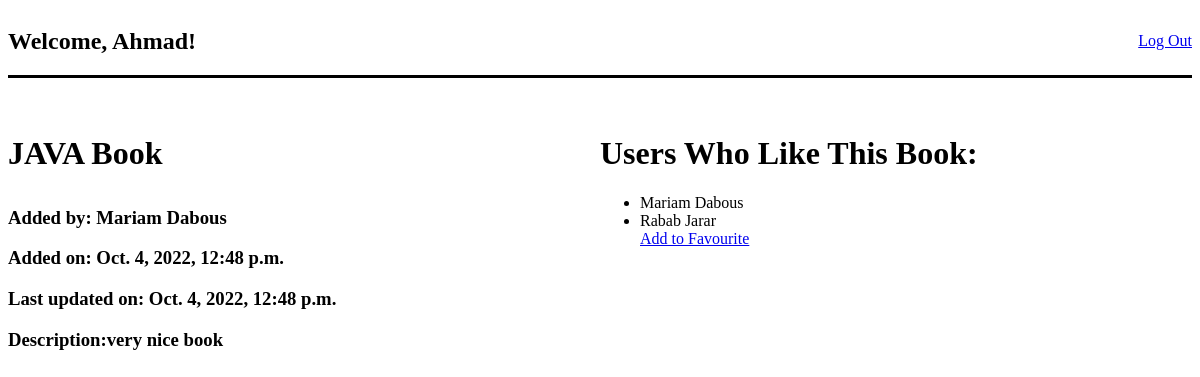
The app's page /books/3 (signed in) with its own data.
### app_one/models.py (models this page shows)
class users(models.Model):
    first_name = models.CharField(max_length=45)
    last_name = models.CharField(max_length=45)
    email= models.CharField(max_length=255)
    password= models. CharField(max_length=45)
    objects = userManager()
    created_at = models.DateTimeField(auto_now_add=True)
    updated_at = models.DateTimeField(auto_now=True)

class Book(models.Model):
    title=models.CharField(max_length=255)
    description=models.TextField(default='Null')
    uploaded_by= models.ForeignKey(users, related_name="books_uploaded", on_delete = models.CASCADE)
    users_who_like=models.ManyToManyField(users, related_name="liked_books")
    created_at = models.DateTimeField(auto_now_add=True)
    updated_at = models.DateTimeField(auto_now=True)
    objects = BookManager()

### app_one/views.py (the view)
# urls.py: path('books/<int:id>', views.oneBook_index),
def oneBook_index(request,id):
    request.session['onebook_id']=id
    user_id=request.session['userid']
    context={
        'availableuser':users.objects.get(id=user_id),
        'onebook': Book.objects.get(id=id),
        'users_who_liked_one_book' : Book.objects.get(id=id).users_who_like.all(),
        'counter' : [1,2]
    }
    print('hi')
    print(context['counter'])
    return render(request, 'onebook.html', context)

### app_one/templates/onebook.html (shortened to what this page needs)
<!DOCTYPE html>
<html lang="en">
<head>
    {% load static %}
    <link rel="stylesheet" href="{% static 'style.css' %}">
</head>
<body>
    <nav>
        <h1>Welcome, {{availableuser.first_name}}!</h1>
        <a href="/logout">Log Out</a>
    </nav><br><br>
    <div class="middle">
        <div class="left">
            {% if onebook.uploaded_by.id == availableuser.id %}
            <form action="/newdesc" method="post">
                {% csrf_token %}
                <input class="title" type="text" name="title1" onfocus="this.value=''" value="{{onebook.title}}">
                <h3>Added by: {{onebook.uploaded_by.first_name}} {{onebook.uploaded_by.last_name}}</h3>
                <h3>Added on: {{onebook.created_at}}</h3>
                <h3>Last updated on: {{onebook.updated_at}}</h3>
                <h3>Description:</h3>
                <input class="descrip" type="text" name="desc1" onfocus="this.value=''" value="{{onebook.description}}"><br>
                <input type="submit" value="Update">
            </form>
            <form action="/delete" method="post">
                {% csrf_token %}
                <input type="submit" value="Delete">
            </form>
            {% else %}
            <h1 class="title">{{onebook.title}}</h1>
            <h3>Added by: {{onebook.uploaded_by.first_name}} {{onebook.uploaded_by.last_name}}</h3>
            <h3>Added on: {{onebook.created_at}}</h3>
            <h3>Last updated on: {{onebook.updated_at}}</h3>
            <h3>Description:{{onebook.description}}</h3>
            {% endif %}
        </div>
        <div class="right">
            <h1>Users Who Like This Book:</h1>
            <ul>
                {% for likeduser in users_who_liked_one_book %}
                {% if availableuser.id == likeduser.id %}
                <li>{{likeduser.first_name}} {{likeduser.last_name}} <a href="/unfav" >Un-Favourite</a></li>
                {% else %}
                <li>{{likeduser.first_name}} {{likeduser.last_name}}</li>
                {% endif %}
                {% endfor %}
                {% if availableuser not in users_who_liked_one_book %}
                <a href="/addfavfromone/{{onebook.id}}">Add to Favourite</a>
                {% endif %}
            </ul>
        </div>
    </div>
</body>
</html>

### app_one/static/style.css (style rules this page uses)
div { flex: 1; }
nav { display: flex; justify-content: space-between; align-items: center; border-bottom: 3px black solid; }
.middle { display: flex; }
.title { width: 500px; height: 50px; font-size:xx-large; font-weight: bold; }

### records on screen
users: first_name "Ahmad"
Book: title "JAVA Book", uploaded_by.first_name "Mariam", uploaded_by.last_name "Dabous", created_at "Oct. 4, 2022, 12:48 p.m.", updated_at "Oct. 4, 2022, 12:48 p.m.", description "very nice book"
users: first_name "Mariam", last_name "Dabous"
users: first_name "Rabab", last_name "Jarar"
